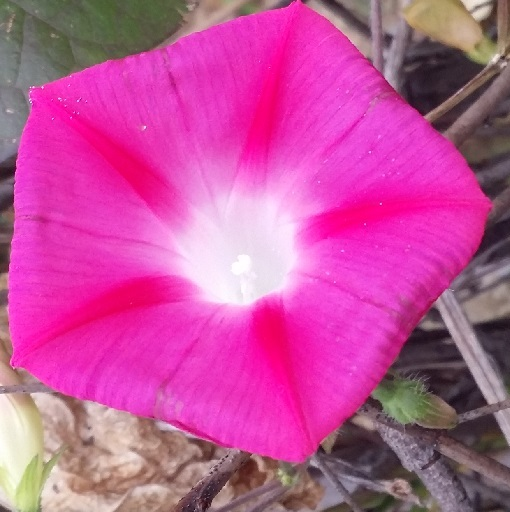
#> input picture data/flower.jpg, 510 x 512 px, found by its file name
$ jupyter execute '6. Pyramid Mean Shift.ipynb'
#> lines starting #> are read from the running program, lines starting #| are printed output that depends on the picture
[cell 1]
import cv2
import numpy as np
import matplotlib.pyplot as plt

[cell 2]
def floodFillPostProcess(src,diff=(2,2,2)):
    img=src.copy()
    rows,cols=img.shape[:2]
    mask=np.zeros(shape=(rows+2,cols+2),dtype=np.uint8)
    for y in range(rows):
        for x in range(cols):
            if mask[y+1,x+1]==0:
                r=np.random.randint(256)
                g=np.random.randint(256)
                b=np.random.randint(256)
                cv2.floodFill(img,mask,(x,y),(b,g,r),diff,diff)
    return img

[cell 3]
src=cv2.imread('./data/flower.jpg')
#> src is the input picture: shape (512, 510, 3); mean B, G, R 154.9, 82, 193.8
srcrgb=cv2.cvtColor(src,cv2.COLOR_BGR2RGB)
hsv=cv2.cvtColor(src,cv2.COLOR_BGR2HSV)
#> hsv: shape (512, 510, 3); mean H, S, V 130, 136.5, 194.4
dst=floodFillPostProcess(src,diff=(5,5,5))
#> after the loop in floodFillPostProcess, `for y in range(rows):`:
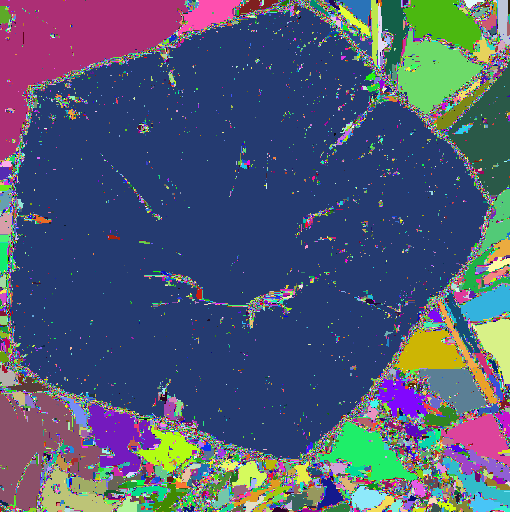
#> img: shape (512, 510, 3); mean B, G, R 116.4, 89.1, 78.6
dst2=floodFillPostProcess(hsv,diff=(5,5,5))
#> after the loop in floodFillPostProcess (call 2), `for y in range(rows):`: img: shape (512, 510, 3); mean H, S, V 155.2, 186.2, 173.5

plt.figure(figsize=(20,10))
plt.subplot(1,4,1)
plt.axis('off')
plt.imshow(srcrgb)

plt.subplot(1,4,2)
plt.axis('off')
plt.imshow(hsv)

plt.subplot(1,4,3)
plt.axis('off')
plt.imshow(dst)

plt.subplot(1,4,4)
plt.axis('off')
plt.imshow(dst2)
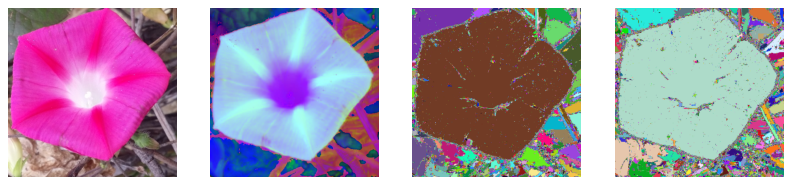
#> figure drawn by matplotlib, 4 panels; B, G, R data is drawn as R, G, B

[cell 4]
res=cv2.pyrMeanShiftFiltering(src,sp=5,sr=20,maxLevel=4)
resrgb=cv2.cvtColor(res,cv2.COLOR_BGR2RGB)
dst3=floodFillPostProcess(res)
#> call 3 of floodFillPostProcess, with diff = (2, 2, 2)
#> after the loop in floodFillPostProcess (call 3), `for y in range(rows):`:
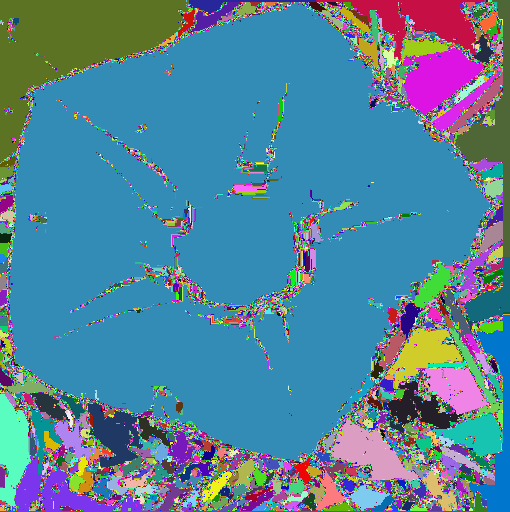
#> img: shape (512, 510, 3); mean B, G, R 153.4, 130, 83.5

term_crit=(cv2.TERM_CRITERIA_EPS+cv2.TERM_CRITERIA_MAX_ITER,10,2)
#> term_crit = (3, 10, 2)
res2=cv2.pyrMeanShiftFiltering(hsv,sp=5,sr=20,maxLevel=4,termcrit=term_crit)
#> res2: shape (512, 510, 3); mean H, S, V 130.1, 136.7, 194.9
res2rgb=cv2.cvtColor(res2,cv2.COLOR_BGR2RGB)
#> res2rgb: shape (512, 510, 3); mean H, S, V 194.9, 136.7, 130.1
dst4=floodFillPostProcess(res2)
#> after the loop in floodFillPostProcess (call 4), `for y in range(rows):`: img: shape (512, 510, 3); mean H, S, V 137.9, 73.7, 169.4

plt.figure(figsize=(20,10))
plt.subplot(1,4,1)
plt.axis('off')
plt.imshow(resrgb)

plt.subplot(1,4,2)
plt.axis('off')
plt.imshow(res2rgb)

plt.subplot(1,4,3)
plt.axis('off')
plt.imshow(dst3)

plt.subplot(1,4,4)
plt.axis('off')
plt.imshow(dst4)
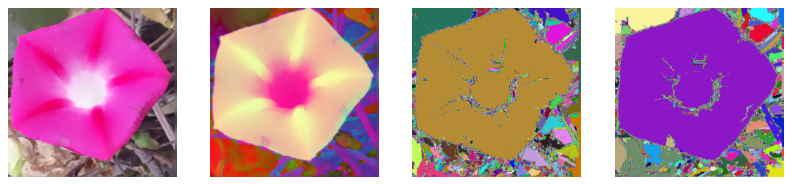
#> figure drawn by matplotlib, 4 panels; B, G, R data is drawn as R, G, B

$ run again, with data/apple.jpg copied over data/flower.jpg
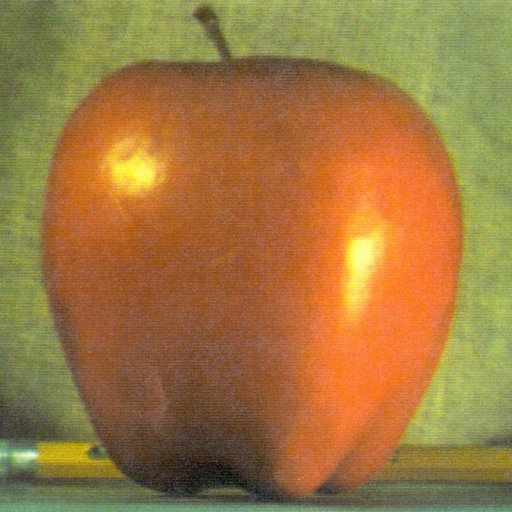
#> input picture data/apple.jpg, 512 x 512 px, found by its file name
#> src is the input picture: shape (512, 512, 3); mean B, G, R 64.8, 119.7, 159.1
#> hsv: shape (512, 512, 3); mean H, S, V 21.7, 145.4, 163
#> after the loop in floodFillPostProcess (call 3), `for y in range(rows):`:
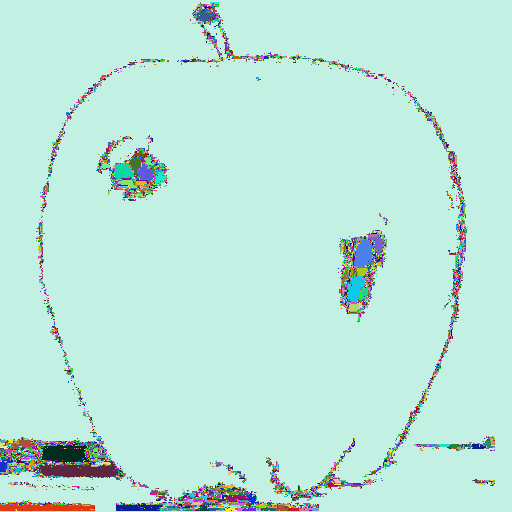
#> img: shape (512, 512, 3); mean B, G, R 219.8, 231.4, 187.9
#> term_crit = (3, 10, 2)
#> res2: shape (512, 512, 3); mean H, S, V 21.6, 145.6, 162.9
#> res2rgb: shape (512, 512, 3); mean H, S, V 162.9, 145.6, 21.6
#> `[cell 4] res=cv2.pyrMeanShiftFiltering(src,sp=5,sr=20,maxLevel=4) resr..`:
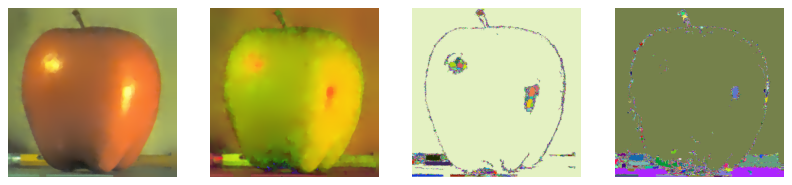
#> figure drawn by matplotlib, 4 panels; B, G, R data is drawn as R, G, B
